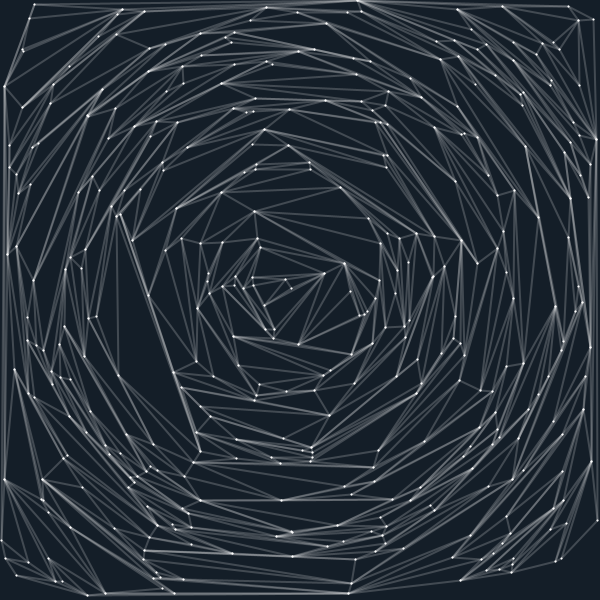
Frame 1 (no input)
Frame 2 (the mouse pressed at the canvas centre, redrawn once): identical to frame 1, image omitted

The Processing sketch that drew this single still picture (run headless with seeded random() and noise(); the mouse was pressed at the canvas centre and the sketch redrawn once):

// Processing sketch: processing_179341
// ── processing_179341.pde

/* Triangulation and Delaunay triangulation
 * http://www.openprocessing.org/user/45793
 * Nellie Robinson (narobins) */

QuadTree qt;
int bucket_size = 8; /* number of points each quadrant can hold before splitting */
int num_attempts = 1; /* describes point spacing: higher numbers for more evenly placed points */
int num_points = 400;

/* Display properties */
color bg_color = color(20, 30, 40);
color point_color = color(255);
color line_color = color(255,50);
int point_weight = 2;
int line_weight = 2;

class NDPriorityQueue {
  int len;
  ND[] things; // stored largest to smallest
  
  NDPriorityQueue(int len) {
    this.len = len;
    this.things = new ND[len];
  }
  
  /* Inserts item to queue */
  void insert(ND item) {
   /* if item less than largest, insert it */
   if (things[0] == null || item.compareTo(things[0]) < 0) {
     things[0] = item;
     for (int i = 0; i < len - 1; i++) {
       if (things[i+1] == null || things[i].compareTo(things[i+1]) < 0) {
         ND temp = things[i];
         things[i] = things[i+1];
         things[i+1] = temp;
       }
     }
   }
  }

  ND get_item(int num) {
    return this.things[num]; 
  }

  ND[] get_items() {
    return this.things;
  }  
}


/* XY
 * Represents a position */
class XY {
  float x;
  float y;
  
  XY (float x, float y) {
    this.x = x;
    this.y = y;
  }
  
  String toString() {
    return ("(" + x + ", " + y + ")");
  }
}

/* Node
 * Represents a node in the quadtree */
class Node {
  XY p;
  ArrayList<Edge> connections;
  
  Node (float x, float y) {
    this.p = new XY(x, y);
    this.connections = new ArrayList<Edge>();
  }
  
  Node (XY p) {
    this.p = p;
    this.connections = new ArrayList<Edge>();
  }
  
  /* Connects one node to another */
  Edge connect(Node other) { // this node is one, other node is two
    Edge e = this.common_edge(other);
    if (e == null) {
       e = new Edge(this, other);
       other.connections.add(e);
       this.connections.add(e);
    }
    return e;
  }
  
  /* Returns edge connecting two nodes */
  Edge common_edge(Node other) {
    if (other != null) {
      for (Edge e : this.connections) {
        if (other.connections.contains(e)) {
           return e; 
        }
      }
    }  
    return null;
  }
  
  /* Returns list of nodes connected to both this and other */
  ArrayList<Node> common_nodes(Node other) {
    ArrayList<Node> toReturn = new ArrayList<Node>();
    for (Edge e : this.connections) {
      Node third = e.other_node(this);
      if (third.is_connected(other) && third != this && third != other) {
        toReturn.add(third);
      }
    } 
    return toReturn;
  }
  
  /* Clears the node's connections */
  void clear_edges() {
    this.connections.clear();
  }
  
  /* Whether this node is connected to other node */
  boolean is_connected(Node other) {
    return (this.common_edge(other) != null);
  }
  
  /* Makes dot at location */
  void display(color c, int w) {
    stroke(c);
    strokeWeight(w);
    point(this.p.x, this.p.y);
  }

  /* Returns cross_product of vectors from this to a and this to b */
  float cross_product(Node a, Node b) {
    if (a == null || b == null) {
      println("can't find cross product of null nodes");
      return 0;
    }
    return ((a.p.x - this.p.x) * (b.p.y - this.p.y) -
            (a.p.y - this.p.y) * (b.p.x - this.p.x));
  }
  
  /* Returns slope of line from this node to other */
  float slope(Node other) {
    if (other == null || this.p.x == other.p.x) {
      return 0;
    }
    return ((other.p.y - this.p.y) / (other.p.x - this.p.x));
  }
 
  /* Returns distance between this node and other */
  float distance(Node other) {
    if (this.p.x == other.p.x && this.p.y == other.p.y) {
      return 0.;
    }
    return sqrt(sq(other.p.x - this.p.x) + sq(other.p.y - this.p.y));
  }
  
  /* Recursively displays all nodes */
  void display_connections() {
    for (Edge e : connections) {
      if (!e.drawn) {
        stroke(line_color);
        strokeWeight(line_weight);
        e.display();
        e.other_node(this).display_connections();
      } 
    }
  }
}

/* Edge
 * Connection between two Nodes */
class Edge {
 Node one;
 Node two;
 boolean drawn;
 
 Edge (Node one, Node two) {
  this.one = one;
  this.two = two;
  this.drawn = false;
 }

 /* Given node in edge, returns other */
 Node other_node(Node n) {
   if (n == one) {
     return this.two;
   } else {
     return this.one;
   }
 }
 
 /* Swaps nodes one and two */
 void swap() {
   Node temp = this.one;
   this.one = this.two;
   this.two = temp;
 }
 
 /* Returns node in common with another edge */
 Node node_in_common(Edge other) {
   if (other == null) {
     println("other edge is null");
     return null;
   }
   if (this.one == other.one || this.one == other.two) {
     return this.one;
   }
   if (this.two == other.one || this.two == other.two) {
     return this.two;
   }
   println("no edge in common");
   return null;
 }
 
 /* Connects node with both endpoints, returns the two created edges */
 Edge[] connect_to_node(Node third) { //one > third, third > two
   Edge[] toReturn = new Edge[2];
   if (third != null) {
     if (!this.one.is_connected(third)) {
       toReturn[0] = this.one.connect(third);
     } else {
       toReturn[0] = this.one.common_edge(third);
       if (toReturn[0].one == third) {
         toReturn[0].swap();
       }
     }
     if (!this.two.is_connected(third)) {
       toReturn[1] = third.connect(this.two);
     } else {
       toReturn[1] = this.two.common_edge(third);
       if (toReturn[1].two == third) {
         toReturn[1].swap();
       }
     }
   }
   return toReturn;
 }

 /* Returns angle formed at n */
 float angle_with(Node n) {
   float a = this.one.distance(n);
   float b = this.two.distance(n);
   float c = this.one.distance(this.two);
   return acos((sq(a) + sq(b) - sq(c)) / (2 * a * b));
 }
 
  /* Adjusts edge if necessary */
  void delaunay() {
    this.drawn = false;
    ArrayList<Node> common = this.one.common_nodes(this.two);
    Node n1 = null;
    Node n2 = null;
    for (Node n : common) {
      if (this.one.cross_product(n, this.two) < 0 && (n1 == null || this.angle_with(n1) < this.angle_with(n))) {
        n1 = n;
      }
      if (this.one.cross_product(n, this.two) > 0 && (n2 == null || this.angle_with(n2) < this.angle_with(n))) {
        n2 = n;
      }
    }
    if (n1 == null || n2 == null) { // edge is not a diagonal of a quadrilateral
      return;
    }
    if (this.angle_with(n1) + this.angle_with(n2) > PI) { // switch edge to other node pair
      this.one.connections.remove(this);
      this.two.connections.remove(this);
      this.one = n1;
      this.two = n2;
      n1.connections.add(this);
      n2.connections.add(this);
    }
  }

 /* Displays edge */
 void display() {
  stroke(line_color);
  line(this.one.p.x, this.one.p.y, this.two.p.x, this.two.p.y);
  this.drawn = true;
 }
}


/* ND
 * Pair containing a node and a distance */
class ND {
  Node n;
  float d;
  
  ND() { /* creates an empty node */
  }
  
  ND(Node n, float d) {
    this.n = n;
    this.d = d;
  } 
  
  boolean isEmpty() {
    return this.n == null || this.d == 0;
  }
  
  int compareTo(ND other) {
   if (other == null || this.d < other.d) {
     return -1;
   } else if (this.d == other.d) {
     return 0;
   } else {
     return 1;
   }
  }
   
  boolean less_than(ND other) {
    return (!this.isEmpty() || other.isEmpty() || (this.d < other.d));
  }
  
  boolean greater_than(ND other) {
    return (!this.isEmpty() || other.isEmpty() || (this.d < other.d));
  }
  
  /* Returns minimum of two ND pairs */
  ND max_distance(ND other) {
    if (this.isEmpty() || (!other.isEmpty() && other.d > this.d)) {
      return other;
    } 
    else {
      return this;
    }
  }
  
  /* Returns minimum of two ND pairs */
  ND min_distance(ND other) {
    if (this.isEmpty() || (!other.isEmpty() && other.d < this.d)) {
      return other;
    } 
    else {
      return this;
    }
  }
   
  String toString() {
    if (this.isEmpty()) {
      return "null ND";
    }
    return n.p.toString() + "\t" + d;
  }
}

/* QuadTree
 * Represents a tree of nodes. */
class QuadTree {
  XY center; /* center of quadrant */
  float half; /* half the dimensions of the quadrant */
  ArrayList<Node> nodes; /* empty if tree is not leaf */
  int size; /* number of nodes it contains */
  boolean leaf; /* whether tree is leaf */
  
  /* four child quadtrees (null if leaf) */
  QuadTree northWest;
  QuadTree northEast;
  QuadTree southEast;
  QuadTree southWest;

  QuadTree(XY center, float half) {
    this.center = center;
    this.half = half;
    this.size = 0;
    this.nodes = new ArrayList<Node>();
    this.leaf = true;
  }
  
  /* Whether node is inside the quadtree */
  boolean contains(Node n) {
    return (n.p.x < this.center.x + half &&
      n.p.x >= this.center.x - half &&
      n.p.y < this.center.y + half &&
      n.p.y >= this.center.y - half);
  }

  /* Returns north, east, south, and west edges */
  float[] get_edges() {
      float[] toReturn = {this.center.y - this.half, this.center.x + this.half, 
              this.center.y + this.half, this.center.x - this.half};  
      return toReturn;
  }
  
  /* Finds the leftmost node in the quadtree */
  Node find_leftmost() {
    Node toReturn = null;
    if (this.leaf) {
      for (Node n : this.nodes) {
        if (toReturn == null || n.p.x < toReturn.p.x) {
          toReturn = n; 
        }
      }
      return toReturn;
    }
    Node n1 = this.northWest.find_leftmost();
    Node n2 = this.southWest.find_leftmost();
    if (n1 == null) {
      return n2;
    } else if (n2 == null) {
      return n1;
    }
    return ((n1.p.x < n2.p.x) ? n1 : n2);
  }
  
  /* Returns quadrant containing node (non-recursive search) */
  QuadTree find_once(Node n) {
    if (n.p.x >= this.center.x && n.p.y < this.center.y) {
      return northEast;
    } else if (n.p.x < this.center.x && n.p.y < this.center.y) {
      return northWest;
    } else if (n.p.x < this.center.x && n.p.y >= this.center.y) {
      return southWest;
    } else if (n.p.x >= this.center.x && n.p.y >= this.center.y) {
      return southEast;
    }
    return null;
  }
  
  /* Returns leaf containing node (recursive search) */
  QuadTree find(Node n) {
    if (this.leaf) {
      return this;
    } 
    if (n.p.x >= this.center.x && n.p.y < this.center.y) {
      return northEast.find(n);
    } else if (n.p.x < this.center.x && n.p.y < this.center.y) {
      return northWest.find(n);
    } else if (n.p.x < this.center.x && n.p.y >= this.center.y) {
      return southWest.find(n);
    } else if (n.p.x >= this.center.x && n.p.y >= this.center.y) {
      return southEast.find(n);
    }
    return null;
  }

  /* Returns true if ranges overlap */
  boolean do_ranges_overlap(float a1, float a2, float b1, float b2) {
    return !(max(a1, a2) < min(b1, b2) || max(b1, b2) < min(a1, a2));
  }

  /* Returns true if quadtrees are neighbors (on edge or corner) or if they overlap */
  boolean is_neighbor(QuadTree other) {
    float[] s1 = other.get_edges();
    float[] s2 = this.get_edges();
    for (int i = 0; i < 4; i++) {
      if (s1[i] == s2[(i + 2) % 4] || // shares an edge
          do_ranges_overlap(s1[i], s1[(i + 2) % 4], s2[i], s2[(i + 2) % 4])) { // ranges overlap
        return do_ranges_overlap(s1[(i + 1) % 4], s1[(i + 3) % 4],
                                 s2[(i + 1) % 4], s2[(i + 3) % 4]); 
      }
    }
    return false;
  }

  /* Makes descendent quadtree containing appropriate nodes from original quadtree */
  QuadTree descend(int x, int y) {
    XY newCenter = new XY(this.center.x + x * half/2, this.center.y + y * half/2);
    QuadTree toReturn = new QuadTree(newCenter, this.half/2);
    toReturn.size = 0;
    for (Node n : this.nodes) {
      if (toReturn.contains(n)) {
        toReturn.insert(n);
      }
    }
    return toReturn;
  }

  /* Inserts node into quadtree */
  void insert(Node n) {
    if (this.leaf) { // add to nodes list
      this.nodes.add(n);
      this.size++;
      if (this.size >= bucket_size) { // need to split bucket
        this.northWest = this.descend(-1, -1);
        this.southWest = this.descend(-1, 1);
        this.northEast = this.descend(1, -1);
        this.southEast = this.descend(1, 1);
        this.nodes.clear();
        this.leaf = false;
      }
      return;
    } else { // keep looking
      this.size++;
      QuadTree next = find_once(n);
      next.insert(n);
    }
  }
  
  /* Recursively searches for nearest neighbor, using containing quadtree as goal */
  ND _find_closest(QuadTree goal, Node n) {
    ND toReturn = new ND();
    if (this.leaf) { // if leaf, finds min of its nodes */
      for (Node other : this.nodes) {
        if (toReturn.d == 0 || other == null || n.distance(other) < toReturn.d) {
          toReturn = toReturn.min_distance(new ND(other, n.distance(other)));
        }
      }
      return toReturn; 
    } else { // if not leaf, finds min of recursive results */
      QuadTree[] quads = {
        this.northEast, this.northWest, this.southWest, this.southEast
      };
      for (QuadTree q : quads) {
        if (q.is_neighbor(goal)) {
          toReturn = toReturn.min_distance(q._find_closest(goal, n));
        }
      }
      return toReturn;
    }
  } 
  
  /* Recursively searches for n nearest neighbors, using containing quadtree as goal */
  NDPriorityQueue _find_nclosest(QuadTree goal, Node n, int num, NDPriorityQueue toReturn) {
    ND connected;
    if (this.leaf) { /* if leaf, finds min of its nodes */
      for (Node other : this.nodes) {
          connected = new ND(other, n.distance(other));
          toReturn.insert(connected);
          //toReturn = toReturn.min_distance(new ND(other, n.distance(other)));
      }
      return toReturn; 
    } else { // if not leaf, finds min of recursive results */
      QuadTree[] quads = {
        this.northEast, this.northWest, this.southWest, this.southEast
      };
      for (QuadTree q : quads) {
        toReturn = q._find_nclosest(goal, n, num, toReturn);
      }
      return toReturn;
    }
  } 
    
  /* Returns nearest neighbor to node */
  ND closest(Node n) {
    return _find_closest(find(n), n);
  }
  
  /* Returns num nearest neighbors to node */
  NDPriorityQueue nclosest(Node n, int num) {
    NDPriorityQueue toReturn = new NDPriorityQueue(num);
    return _find_nclosest(find(n), n, num, toReturn);
  }

  /* Returns all nodes, sorted by their angle to an origin node */
  NDPriorityQueue all_slopes(NDPriorityQueue pq, Node origin) {
    if (this.leaf) {
      for (Node n : this.nodes) {
        pq.insert(new ND(n, origin.slope(n))); 
      }
      return pq;
    } 
    pq = this.southWest.all_slopes(pq, origin);
    pq = this.southEast.all_slopes(pq, origin);
    pq = this.northEast.all_slopes(pq, origin);
    pq = this.northWest.all_slopes(pq, origin);
    return pq;
  }
  
  /* Returns nodes on the point set's convex hull */
  ArrayList<Node> convex_hull() {
    Node leftmost = this.find_leftmost();
    NDPriorityQueue pq = new NDPriorityQueue(this.size);
    pq = this.all_slopes(pq, leftmost);
    
    ArrayList<Node> toReturn = new ArrayList<Node>();
    toReturn.add(leftmost);
    int len = 1;
    int i = 0;
    while (i <= this.size) {
      if (len > 2) {
         if (toReturn.get(len - 2).cross_product(toReturn.get(len-1), toReturn.get(len-3)) >= 0) {
           toReturn.remove(len-2);
           len--; 
           continue;
         }
      }
      if (i < this.size) {
        toReturn.add(pq.get_item(i).n);
        len++;
      }
      i++;
    }
    for (int j = 0; j < len; j++) {
      Edge e = toReturn.get(j).connect(toReturn.get((j+1) % len));
    }
    return toReturn;
  } 
  
  /* Returns list of edges of point set's convex hull */
  ArrayList<Edge> connect_hull_edges(Node n, ArrayList<Edge> hull, float dir) {
    ArrayList<Edge> toReturn = (ArrayList<Edge>) hull.clone();
    Edge e;
    for (int i = 0; i < hull.size(); i++) {
      e = hull.get(i);
      Node e1 = e.one;
      Node e2 = e.two;
      if (dir * e1.cross_product(n, e2) >= 0) { // connect to edge's endpoints
        toReturn.remove(e);
        Edge[] e_pair = e.connect_to_node(n);
        for (int j = 0; j <= 1; j++) {
          if (toReturn.contains(e_pair[j])) {
            toReturn.remove(e_pair[j]);
          } else {
            toReturn.add(e_pair[j]);
          }
        }
      }
    }
    return toReturn;
  }
  
  /* Deletes all edges of all nodes */
  void clear_edges() {
   if (this.leaf) {
    for (Node n : this.nodes) {
     n.clear_edges();
    }
   } else {
    this.northEast.clear_edges();
    this.northWest.clear_edges();
    this.southEast.clear_edges();
    this.southWest.clear_edges();
   } 
  }
  
  /* Triangulates points by connecting each node to convex hull of previously connected nodes */
  void triangulate(float x, float y) {
    Node origin = this.closest(new Node(new XY(x, y))).n;
    NDPriorityQueue nodes = this.nclosest(origin, this.size);
    ArrayList<Edge> hull = new ArrayList<Edge>();
    hull.add(nodes.get_item(this.size - 1).n.connect(nodes.get_item(this.size - 2).n));
    hull.add(nodes.get_item(this.size - 2).n.connect(nodes.get_item(this.size - 3).n));
    hull.add(nodes.get_item(this.size - 3).n.connect(nodes.get_item(this.size - 1).n));

    float dir = (hull.get(0).one.cross_product(hull.get(1).one, hull.get(2).one) >= 0) ? 1 : -1;
    for (int i = this.size - 4; i >= 0; i--) {
      hull = connect_hull_edges(nodes.get_item(i).n, hull, dir);
    }
  }
  
  /* Returns list of all edges in the tree */
  ArrayList<Edge> get_all_edges(ArrayList<Edge> acc) {
    if (this.leaf) {
      for (Node n : this.nodes) {
        for (Edge e : n.connections) {
          if (!acc.contains(e)) {
            acc.add(e);
          }
        }
      }
    } else {
      acc = this.northEast.get_all_edges(acc);
      acc = this.northWest.get_all_edges(acc);
      acc = this.southEast.get_all_edges(acc);
      acc = this.southWest.get_all_edges(acc);
    }
    return acc;
  }
  
  /* Cleans up a naive triangulation, producing Delaunay triangulation of points */
  void delaunay_triangulate() {
    ArrayList<Edge> edges = new ArrayList<Edge>();
    edges = this.get_all_edges(edges);
    //edges.get(0).delaunay();
    for (Edge e : edges) {
      e.delaunay();
    }    
  }
    
  /* Displays all nodes in quadtree */
  void display(color c, int w) {
    if (this.leaf) {
      for (Node n : nodes) {
        n.display(c, w);
        n.display_connections();
      }
    } 
    else {
      this.northWest.display(c, w);
      this.northEast.display(c, w);
      this.southWest.display(c, w);
      this.southEast.display(c, w);
    }
  }

  /* Prints String representation of tree for testing purposes */
  void printout() {
    String toprint = "";
    for (int i = 0; i < width/(2*half); i++) {
      toprint += " ";
    }
    println(toprint + size);
    if (!this.leaf) {
      northWest.printout(); 
      northEast.printout(); 
      southWest.printout(); 
      southEast.printout(); 
    }
  }
}


void setup() {
  size(600, 600);
  background(bg_color);
  noLoop();
  noFill();
  setuptree_scatter(num_points);
  qt.triangulate(width/2, height/2);
  qt.display(point_color, point_weight);
}

void draw() {

}

/* Fills tree with specified number of random points */
void setuptree(int j) {
  randomSeed(1);
  qt = new QuadTree(new XY(width/2, height/2), width/2);
  for (int i = 0; i < j; i++) {
    Node toInsert = new Node(new XY(random(width), random(height)));
    qt.insert(toInsert);
  }
}

/* Finds optimal location for a new node */
ND farthest_guess() {
  ND best = new ND();
  Node guess = null;
  for (int j = 0; j < num_attempts; j++) {
    guess = new Node(new XY(random(width), random(height)));
    best = best.max_distance(new ND(guess, qt.closest(guess).d));
  }
  return best;
}

/* Initializes qtree with scattered points */
void setuptree_scatter(int p) {
  qt = new QuadTree(new XY(width/2, height/2), width/2);
  Node node1 = new Node(new XY(random(width), random(height)));
  qt.insert(node1); // first node
  for (int i = 0; i < p; i++) {
    ND farthest = farthest_guess();
    qt.insert(farthest.n);
  } 
}

/* Changes origin node of naive triangulation */
void mouseClicked() {
  background(bg_color);
  qt.clear_edges();
  qt.triangulate(mouseX, mouseY);
  qt.display(point_color, point_weight);
  redraw();
}

void keyPressed() {
  if (key == ' ') { // space bar clears quadtree
    qt = new QuadTree(new XY(width/2, height/2), width/2);
    background(bg_color);
    setuptree_scatter(num_points);
    qt.triangulate(width/2, height/2);
    qt.display(point_color, point_weight);  
    redraw();
  } else { // any other key cleans up the triangulation
    background(bg_color);
    qt.delaunay_triangulate();
    qt.display(point_color, point_weight);  
    redraw();
  }
}
